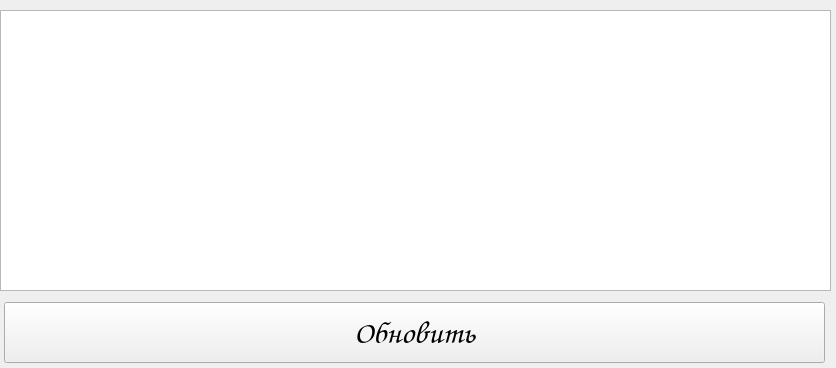
<?xml version="1.0" encoding="UTF-8"?>
<ui version="4.0">
 <class>Form</class>
 <widget class="QWidget" name="Form">
  <property name="geometry">
   <rect>
    <x>0</x>
    <y>0</y>
    <width>836</width>
    <height>368</height>
   </rect>
  </property>
  <property name="windowTitle">
   <string>Form</string>
  </property>
  <widget class="QTableView" name="tableView">
   <property name="geometry">
    <rect>
     <x>0</x>
     <y>10</y>
     <width>831</width>
     <height>281</height>
    </rect>
   </property>
  </widget>
  <widget class="QPushButton" name="pushButton">
   <property name="geometry">
    <rect>
     <x>4</x>
     <y>302</y>
     <width>821</width>
     <height>61</height>
    </rect>
   </property>
   <property name="font">
    <font>
     <family>Comic Sans MS</family>
     <pointsize>24</pointsize>
    </font>
   </property>
   <property name="text">
    <string>Обновить</string>
   </property>
  </widget>
 </widget>
 <resources/>
 <connections/>
</ui>
